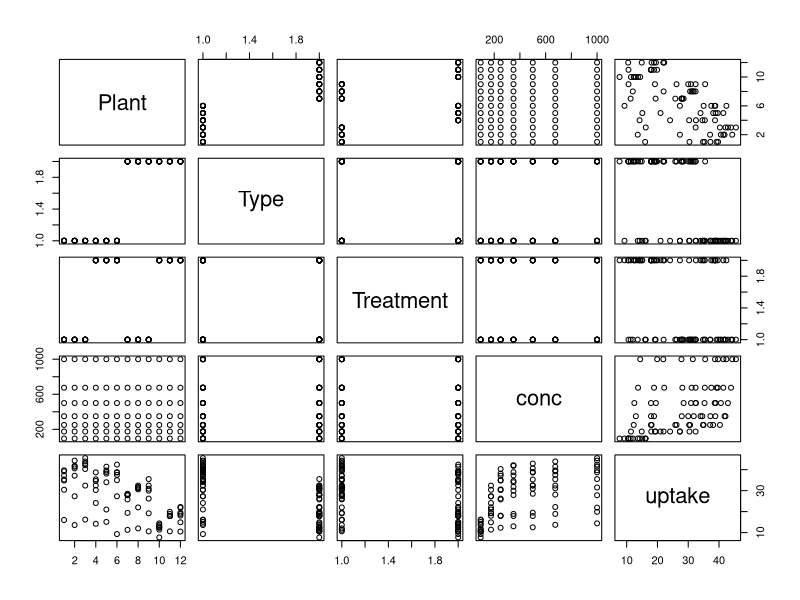
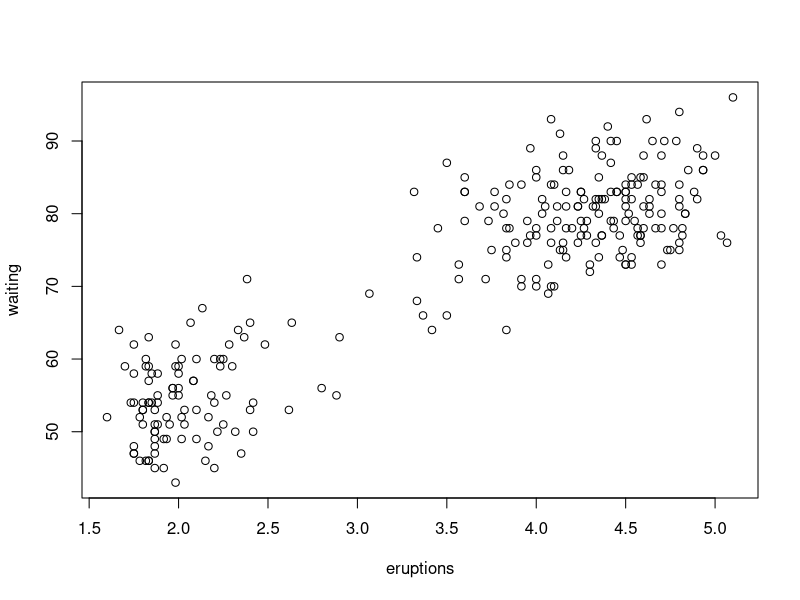

Write R code to recreate these figures, in order.
## ---- chunk 1
## The following line is an overall configuration
## asking that the R code is displayed.
## Set to FALSE to avoid showing the code by default
## (required for your final project, where you are not supposed
##  to show code)
knitr::opts_chunk$set(echo = TRUE)
## ---- chunk 2
7 + 3
## ---- chunk 3
a <- 5
b <- 9
## ---- chunk 4
#| echo: FALSE
#| label: fig-charts
#| fig-cap: "Charts of Two Datasets Provided by R"
#| fig-height: 6
#| fig-subcap: 
#|   - "CO2"
#|   - "Faithful"
#| layout-ncol: 2

plot(CO2)
plot(faithful)
